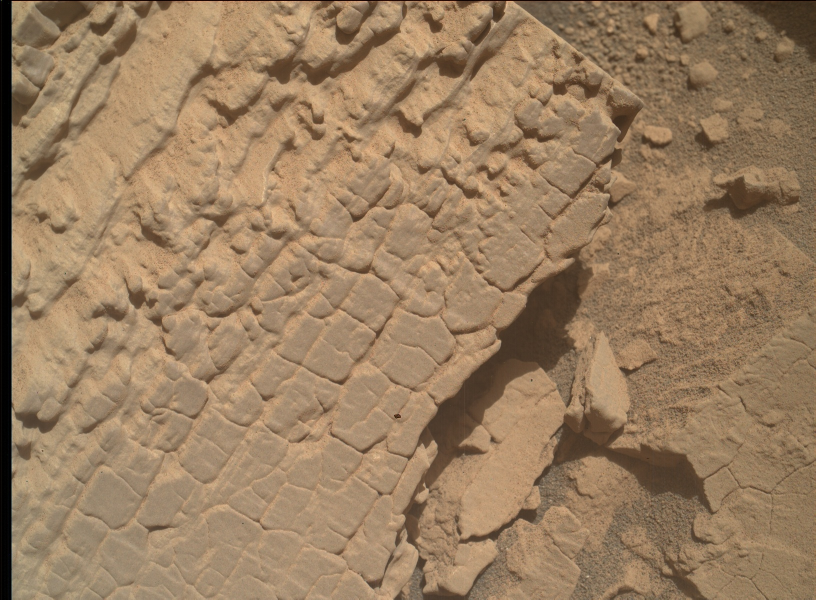
#> input picture data/4750MH0009050011703523C00_DXXX.jpg, 1632 x 1200 px (shown at 1/2 size)
$ python -i terrain_analysis.py   (imports and definitions only)   (older library calls are emulated)
#> lines starting #> are read from the running program, lines starting #| are printed output that depends on the picture
import cv2
import numpy as np
import base64

def image_to_base64(img):
    _, buffer = cv2.imencode('.jpg', img)
    return base64.b64encode(buffer).decode('utf-8')

def add_direction_indicator(img, label="UP"):
    # Draw a directional arrow (North/UP)
    h, w = img.shape[:2]
    color = (0, 255, 255) if len(img.shape) == 3 else 255
    # Arrow
    cv2.arrowedLine(img, (w - 30, 40), (w - 30, 10), color, 2, tipLength=0.5)
    # Text
    cv2.putText(img, label, (w - 45, 55), cv2.FONT_HERSHEY_SIMPLEX, 0.4, color, 1)
    return img

def analyze_surface(image_path):
    # Read image
    img_bgr = cv2.imread(image_path)
#> img_bgr is the input picture: shape (1200, 1632, 3); mean B, G, R 96.5, 126.2, 153.8
    if img_bgr is None:
        raise ValueError(f"Could not read image at {image_path}")

    img_gray = cv2.cvtColor(img_bgr, cv2.COLOR_BGR2GRAY)
    img_gray = cv2.resize(img_gray, (512, 512))
#> img_gray: shape (512, 512)

    # 1. Slope Map (Stronger Gradients)
    gx = cv2.Sobel(img_gray, cv2.CV_64F, 1, 0, ksize=5) # Larger ksize for smoother gradients
    gy = cv2.Sobel(img_gray, cv2.CV_64F, 0, 1, ksize=5)
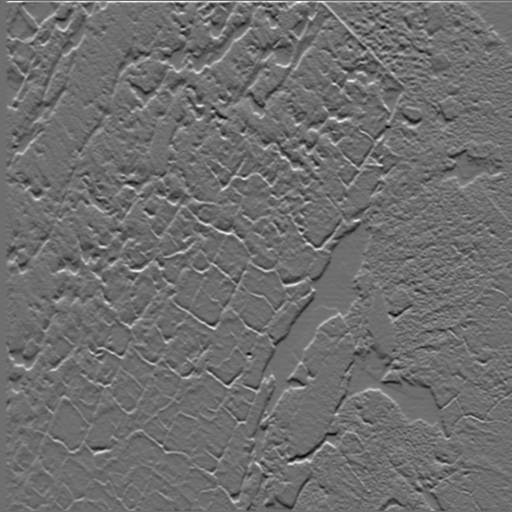
#> gy: shape (512, 512) float64; min -4045, max 5268, mean 12.3; drawn with min black and max white
    slope_map = np.sqrt(gx**2 + gy**2)
    slope_map_norm = cv2.normalize(slope_map, None, 0, 255, cv2.NORM_MINMAX).astype(np.uint8)
    slope_color = cv2.applyColorMap(slope_map_norm, cv2.COLORMAP_MAGMA)
    slope_color = add_direction_indicator(slope_color)
#> in add_direction_indicator, `cv2.putText(img, label, (w - 45, 55), cv2.FONT_HERSHEY_SIMPLEX, 0.4, c..`:
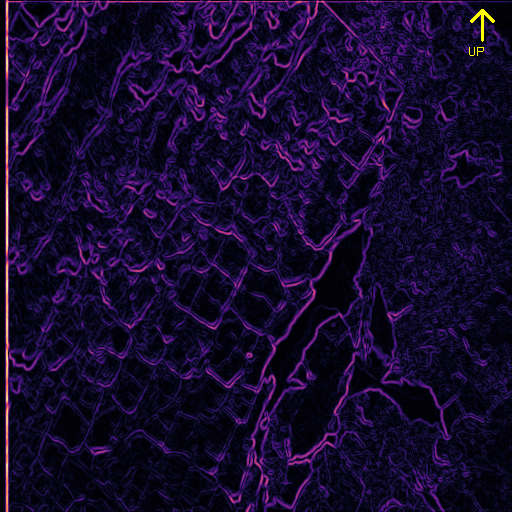
#> img: shape (512, 512, 3); mean B, G, R 45.2, 10.3, 21.7

    # 2. Depth/Shadow Map (Enhanced Contrast)
    depth_map = 255 - img_gray
    # Enhance contrast using CLAHE
    clahe = cv2.createCLAHE(clipLimit=2.0, tileGridSize=(8,8))
    depth_enhanced = clahe.apply(depth_map)
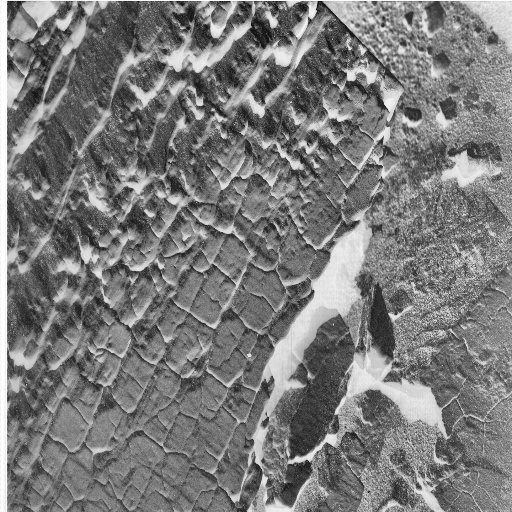
#> depth_enhanced: shape (512, 512); min 14, max 255, mean 122.7
    depth_color = cv2.applyColorMap(depth_enhanced, cv2.COLORMAP_TWILIGHT_SHIFTED)
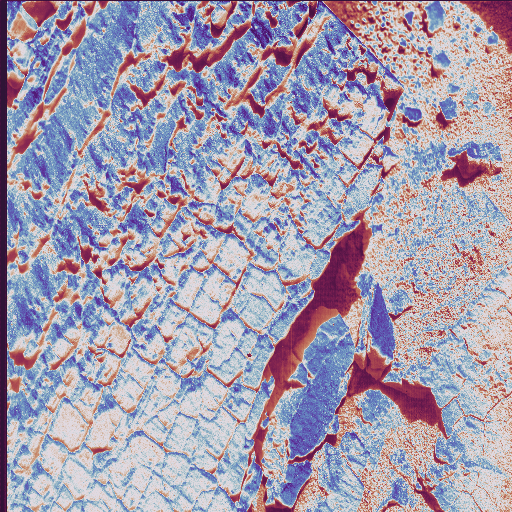
#> depth_color: shape (512, 512, 3); mean B, G, R 175.4, 155.6, 165
    depth_color = add_direction_indicator(depth_color)
#> in add_direction_indicator (call 2), `cv2.putText(img, label, (w - 45, 55), cv2.FONT_HERSHEY_SIMPLEX, 0.4, c..`: img: shape (512, 512, 3); mean B, G, R 175.2, 155.7, 165.1

    # Original with indicator
    original_marked = cv2.cvtColor(img_gray, cv2.COLOR_GRAY2BGR)
    original_marked = add_direction_indicator(original_marked)
#> in add_direction_indicator (call 3), `cv2.putText(img, label, (w - 45, 55), cv2.FONT_HERSHEY_SIMPLEX, 0.4, c..`: img: shape (512, 512, 3); mean B, G, R 130.9, 131.2, 131.2

    # 3. Quadrant Analysis
    h, w = img_gray.shape
#> h = 512; w = 512
    regions = {
        "FL": img_gray[0:h//2, 0:w//2],
        "FR": img_gray[0:h//2, w//2:w],
        "RL": img_gray[h//2:h, 0:w//2],
        "RR": img_gray[h//2:h, w//2:w]
    }

    features = {}
    for leg, region in regions.items():
        edges = cv2.Canny(region, 30, 100)
        hazard_density = np.count_nonzero(edges) / edges.size
        mean_brightness = np.mean(region)

        gx_r = cv2.Sobel(region, cv2.CV_64F, 1, 0, ksize=3)
        gy_r = cv2.Sobel(region, cv2.CV_64F, 0, 1, ksize=3)
        slope_index = np.mean(np.sqrt(gx_r**2 + gy_r**2)) / 255

        features[leg] = {
            "hazard_density": round(hazard_density, 3),
            "slope_index": round(slope_index, 3),
            "mean_brightness": round(mean_brightness, 2)
        }
#> this loop made 4 passes
#> (leg, hazard_density, mean_brightness, slope_index) on passes 1 to 4: ('FL', 0.277, 138.8, 0.263), ('FR', 0.319, 121.7, 0.269), ('RL', 0.244, 140.9, 0.203), ('RR', 0.264, 122.5, 0.223)
#> pass 1, in analyze_surface, `edges = cv2.Canny(region, 30, 100)`:
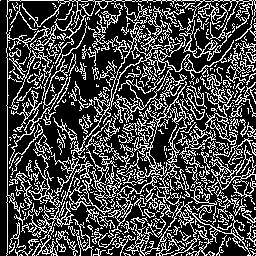
#> edges: shape (256, 256); 27.7% white in thin lines or dots
#> pass 1, in analyze_surface, `gy_r = cv2.Sobel(region, cv2.CV_64F, 0, 1, ksize=3)`:
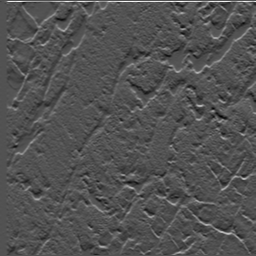
#> gy_r: shape (256, 256) float64; min -301, max 632, mean 1.9; drawn with min black and max white
#> after the loop:
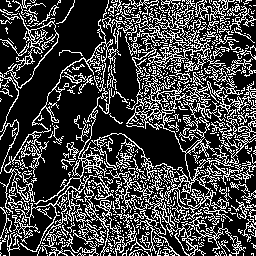
#> edges: shape (256, 256); 26.4% white in thin lines or dots
#> after the loop, features = 4 items

    return {
        "leg_features": features,
        "visuals": {
            "slope_map": image_to_base64(slope_color),
            "depth_map": image_to_base64(depth_color),
            "original_gray": image_to_base64(original_marked)
        }
    }

>>> result = analyze_surface('../data/4750MH0009050011703523C00_DXXX.jpg')
#> result = 2 items

$ run again, on data/Apollo_12_landing_site_3154_h2.jpg
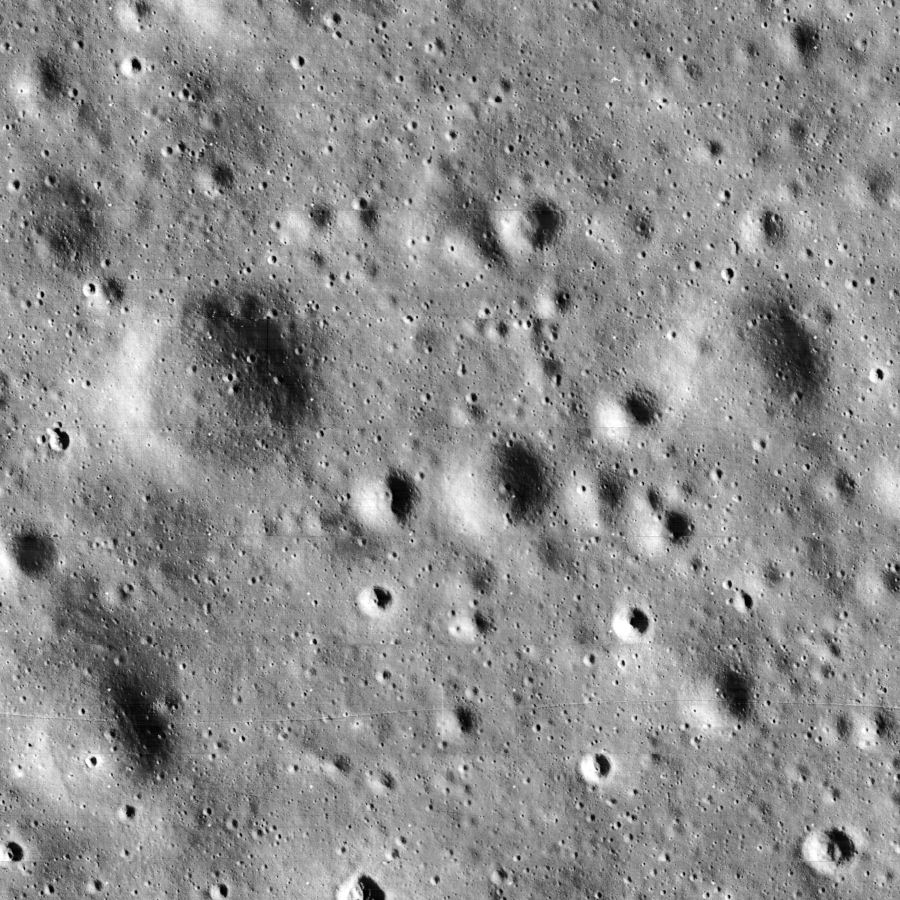
#> input picture data/Apollo_12_landing_site_3154_h2.jpg, 1800 x 1800 px (shown at 1/2 size)
#> in analyze_surface, img_bgr is the input picture: shape (1800, 1800, 3); min 0, max 255, mean 140.6
#> the loop in analyze_surface, `for leg, region in regions.items():` made 4 passes
#> (leg, hazard_density, mean_brightness, slope_index) on passes 1 to 4: ('FL', 0.344, 138, 0.394), ('FR', 0.341, 141, 0.38), ('RL', 0.347, 139.7, 0.372), ('RR', 0.338, 143.3, 0.391)
#> pass 1, in analyze_surface, `edges = cv2.Canny(region, 30, 100)`:
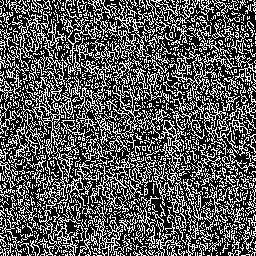
#> edges: shape (256, 256); 34.4% white in thin lines or dots
#> after the loop in analyze_surface, `for leg, region in regions.items():`:
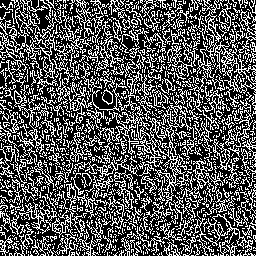
#> edges: shape (256, 256); 33.8% white in thin lines or dots
#> after the loop in analyze_surface, `for leg, region in regions.items():`: features = 4 items
#> result = 2 items
